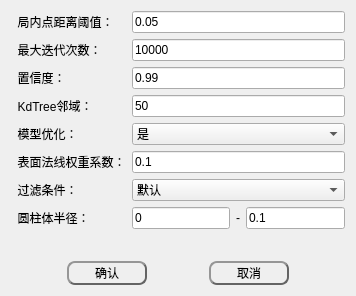
<?xml version="1.0" encoding="UTF-8"?>
<ui version="4.0">
 <class>CylinderDlgClass</class>
 <widget class="QWidget" name="CylinderDlgClass">
  <property name="geometry">
   <rect>
    <x>0</x>
    <y>0</y>
    <width>356</width>
    <height>296</height>
   </rect>
  </property>
  <property name="windowTitle">
   <string>圆柱体分割</string>
  </property>
  <layout class="QGridLayout" name="gridLayout">
   <item row="0" column="0">
    <layout class="QGridLayout" name="gridLayout_3">
     <item row="4" column="0">
      <widget class="QLabel" name="label_10">
       <property name="text">
        <string>  模型优化：</string>
       </property>
      </widget>
     </item>
     <item row="1" column="0">
      <widget class="QLabel" name="label_7">
       <property name="text">
        <string>  最大迭代次数：</string>
       </property>
      </widget>
     </item>
     <item row="1" column="2">
      <widget class="QLineEdit" name="Iteration">
       <property name="text">
        <string>10000</string>
       </property>
      </widget>
     </item>
     <item row="3" column="0">
      <widget class="QLabel" name="label_9">
       <property name="text">
        <string>  KdTree邻域：</string>
       </property>
      </widget>
     </item>
     <item row="0" column="2">
      <widget class="QLineEdit" name="LocalPoint">
       <property name="text">
        <string>0.05</string>
       </property>
      </widget>
     </item>
     <item row="3" column="2">
      <widget class="QLineEdit" name="KdTreeSearhNum">
       <property name="text">
        <string>50</string>
       </property>
      </widget>
     </item>
     <item row="5" column="2">
      <widget class="QLineEdit" name="NormalWeight">
       <property name="text">
        <string>0.1</string>
       </property>
      </widget>
     </item>
     <item row="5" column="0">
      <widget class="QLabel" name="label_11">
       <property name="text">
        <string>  表面法线权重系数：</string>
       </property>
      </widget>
     </item>
     <item row="2" column="2">
      <widget class="QLineEdit" name="Confidence">
       <property name="text">
        <string>0.99</string>
       </property>
      </widget>
     </item>
     <item row="4" column="2">
      <widget class="QComboBox" name="ModelOPTI">
       <item>
        <property name="text">
         <string>是</string>
        </property>
       </item>
       <item>
        <property name="text">
         <string>否</string>
        </property>
       </item>
      </widget>
     </item>
     <item row="2" column="0">
      <widget class="QLabel" name="label_8">
       <property name="text">
        <string>  置信度：</string>
       </property>
      </widget>
     </item>
     <item row="6" column="0">
      <widget class="QLabel" name="label_12">
       <property name="text">
        <string>  过滤条件：</string>
       </property>
      </widget>
     </item>
     <item row="0" column="0">
      <widget class="QLabel" name="label_6">
       <property name="text">
        <string>  局内点距离阈值：</string>
       </property>
      </widget>
     </item>
     <item row="6" column="2">
      <widget class="QComboBox" name="ifReverse">
       <item>
        <property name="text">
         <string>默认</string>
        </property>
       </item>
       <item>
        <property name="text">
         <string>反向</string>
        </property>
       </item>
      </widget>
     </item>
     <item row="7" column="0">
      <widget class="QLabel" name="label_13">
       <property name="text">
        <string>  圆柱体半径：          </string>
       </property>
      </widget>
     </item>
     <item row="7" column="2">
      <layout class="QHBoxLayout" name="horizontalLayout">
       <item>
        <widget class="QLineEdit" name="MinR">
         <property name="text">
          <string>0</string>
         </property>
        </widget>
       </item>
       <item>
        <widget class="QLabel" name="label_14">
         <property name="text">
          <string>-</string>
         </property>
        </widget>
       </item>
       <item>
        <widget class="QLineEdit" name="MaxR">
         <property name="text">
          <string>0.1</string>
         </property>
        </widget>
       </item>
      </layout>
     </item>
    </layout>
   </item>
   <item row="3" column="0">
    <layout class="QHBoxLayout" name="horizontalLayout_2">
     <item>
      <spacer name="horizontalSpacer_4">
       <property name="orientation">
        <enum>Qt::Horizontal</enum>
       </property>
       <property name="sizeHint" stdset="0">
        <size>
         <width>40</width>
         <height>20</height>
        </size>
       </property>
      </spacer>
     </item>
     <item>
      <widget class="QPushButton" name="btn_ok">
       <property name="minimumSize">
        <size>
         <width>80</width>
         <height>24</height>
        </size>
       </property>
       <property name="styleSheet">
        <string notr="true">QPushButton{
	color: rgb(0, 0, 0);
	background-color: rgba(255, 255, 255,0);
	border:2px outset rgb(100, 100, 100);
	border-radius:8px;
  	text-align: center center;
} 

/*鼠标放在按钮上方*/
QPushButton:hover:enabled {
	background-color: rgba(255, 255, 255,150);
	border:2px outset rgba(100, 100, 100,150);
} 

/*鼠标点击按钮*/
QPushButton:pressed:enabled {
	background-color: rgba(255, 255, 255,255);
	border:4px outset rgba(100, 100, 100,255);
}

QPushButton:enabled{ 
	color: rgb(0, 0, 0);
	background-color: rgba(255, 255, 255,0);
	border:2px outset rgb(100, 100, 100);
}

QPushButton:disabled{ 
	color: rgb(150, 150, 150);
	background-color: rgba(150, 150, 150,0);
	border:2px outset rgb(100, 100, 100);
}</string>
       </property>
       <property name="text">
        <string>确认</string>
       </property>
      </widget>
     </item>
     <item>
      <spacer name="horizontalSpacer_5">
       <property name="orientation">
        <enum>Qt::Horizontal</enum>
       </property>
       <property name="sizeHint" stdset="0">
        <size>
         <width>40</width>
         <height>20</height>
        </size>
       </property>
      </spacer>
     </item>
     <item>
      <widget class="QPushButton" name="btn_cancel">
       <property name="minimumSize">
        <size>
         <width>80</width>
         <height>24</height>
        </size>
       </property>
       <property name="styleSheet">
        <string notr="true">QPushButton{
	color: rgb(0, 0, 0);
	background-color: rgba(255, 255, 255,0);
	border:2px outset rgb(100, 100, 100);
	border-radius:8px;
  	text-align: center center;
} 

/*鼠标放在按钮上方*/
QPushButton:hover:enabled {
	background-color: rgba(255, 255, 255,150);
	border:2px outset rgba(100, 100, 100,150);
} 

/*鼠标点击按钮*/
QPushButton:pressed:enabled {
	background-color: rgba(255, 255, 255,255);
	border:4px outset rgba(100, 100, 100,255);
}

QPushButton:enabled{ 
	color: rgb(0, 0, 0);
	background-color: rgba(255, 255, 255,0);
	border:2px outset rgb(100, 100, 100);
}

QPushButton:disabled{ 
	color: rgb(150, 150, 150);
	background-color: rgba(150, 150, 150,0);
	border:2px outset rgb(100, 100, 100);
}</string>
       </property>
       <property name="text">
        <string>取消</string>
       </property>
      </widget>
     </item>
     <item>
      <spacer name="horizontalSpacer_6">
       <property name="orientation">
        <enum>Qt::Horizontal</enum>
       </property>
       <property name="sizeHint" stdset="0">
        <size>
         <width>40</width>
         <height>20</height>
        </size>
       </property>
      </spacer>
     </item>
    </layout>
   </item>
   <item row="2" column="0">
    <spacer name="verticalSpacer">
     <property name="orientation">
      <enum>Qt::Vertical</enum>
     </property>
     <property name="sizeHint" stdset="0">
      <size>
       <width>20</width>
       <height>40</height>
      </size>
     </property>
    </spacer>
   </item>
  </layout>
 </widget>
 <layoutdefault spacing="6" margin="11"/>
 <resources/>
 <connections/>
</ui>
